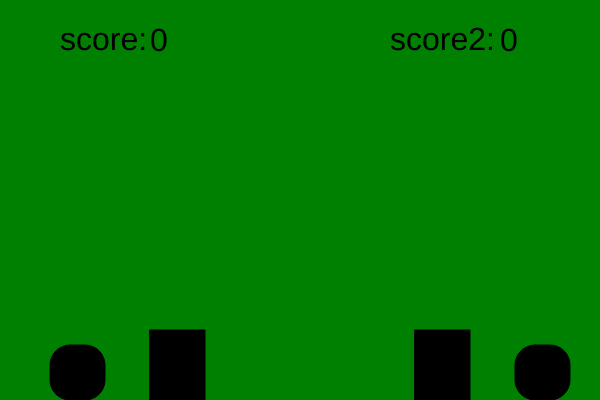
Frame 1 (no input)
Frame 60 (no input): identical to frame 1, image omitted
Frame 120 (the mouse pressed at the canvas centre since frame 60): identical to frame 1, image omitted

The p5.js sketch that drew this single still picture (run headless with seeded random() and noise() and a simulated clock; from frame 60 on, the mouse is pressed at the canvas centre):

// p5.js sketch
// ── sketch.js
let gameOver = false;
let playerLastValue = "1";
let player2 = new Player(515, 345);
let player = new Player(50, 345);
let wall = new Wall(150, 330);
let wall2 = new Wall(415, 330);
let score = 0
let score2 = 0
let shots = [];
function setup() {
  createCanvas(600, 400);
}

function draw() {
  if (gameOver) {
    background(0);
    fill("white");
    textSize(100);
    text("Game Over", 60, 150);
    textSize(50)
    text("score:", 100, 260)
    text("score2:",300, 260 )
    text(score, 233, 261)
    text(score2, 463, 261)
    text("next game: space bar", 70, 390)
    return;
  }
  background("green");
  textSize(32);
  fill("black");
  text("score:" , 60, 50 )
  text("score2:", 390, 50)
  text(score, 150, 51);
  text(score2, 500, 51);
  fill("black")
  
  player.move();
  player.draw();
  player2.move();
  player2.draw();
  wall.draw();
  wall2.draw();

  for (let i = 0; i < shots.length; i++) {
    shots[i].move();
    shots[i].draw();
    if (shots[i].collide(player)) {
      console.log("Spiel vorbei! player2 hat gewonnen!");
      score2 = score2 + 1
      gameOver = true;
      
    }
    if (shots[i].collide(player2)) {
      console.log("Spiel vorbei! player1 hat gewonnen!");
      score = score + 1
      gameOver = true;
      
    }
  
}
  }
//console.log(player.state);
//console.log(player2.state);
//console.log(shots.state);

function keyPressed() {
  if (keyCode === 87) {
    player.startJump();
  }
  if (keyCode === 68) {
    player.goright();
  }
  if (keyCode === 65) {
    player.goleft();
  }
  if (keyCode === 80) {
    player2.startJump();
  }
  if (keyCode === 222) {
    player2.goright();
  }
  if (keyCode === 76) {
    player2.goleft();
  }
  if (keyCode === 69) {
    let kugelX = player.x + 45;
    let kugelY = player.y + 25 - player.jumpOffset;
    shots.push(new Shots(kugelX, kugelY, +10));
  }
  if (keyCode === 79) {
    let kugelX = player2.x + 10;
    let kugelY = player2.y + 25 - player2.jumpOffset;
    shots.push(new Shots(kugelX, kugelY, -10));
  }
  if (keyCode === 81) {
    let kugelX = player.x + 10;
    let kugelY = player.y + 25 - player.jumpOffset;
    shots.push(new Shots(kugelX, kugelY, -10));
  }
  if (keyCode === 186) {
    let kugelX = player2.x + 45;
    let kugelY = player2.y + 25 - player2.jumpOffset;
    shots.push(new Shots(kugelX, kugelY, +10));
  }
  if (keyCode === 32 && gameOver === true) {
    // Leertaste
    player = new Player(50, 345);
    player2 = new Player(515, 345);
    shots = [];
    wall = new Wall(150, 330);
    wall2 = new Wall(415, 330);
    gameOver = false;
  }

}

// ── Player.js
class Player {
  constructor(startx, starty) {
    this.jumpOffset = 0;
    this.x = startx;
    this.y = starty;
    this.state = "standing"; //shooting, up, down, right, left
    
  }

  draw() {
    rect(this.x, this.y - this.jumpOffset, 55, 55, 20);
  }
  startJump() {
    if (
      this.state === "standing" ||
      this.state === "left" ||
      this.state === "right"
    ) {
      this.state = "up";
    }
  }
  goright() {
    if (this.state === "standing" || this.state === "left") {
      this.state = "right";
    }
  }
  goleft() {
    if (this.state === "standing" || this.state === "right") {
      this.state = "left";
    }
  }

  move() {
    if (this.state === "up") {
      this.jumpOffset = this.jumpOffset + 8;
    }
    if (this.state === "down") {
      this.jumpOffset = this.jumpOffset - 8;
    }
    if (this.jumpOffset <= 0 && this.state === "down") {
      this.state = "standing";
      this.jumpOffset = 0;
    }
    if (this.jumpOffset > 140) {
      this.state = "down";
    }
    if (this.state === "right") {
      this.x = this.x + 20;
      this.state = "standing";
    }
    if (this.state === "left") {
      this.x = this.x - 20;
      this.state = "standing";
    }
    if(this.x>=569){
    this.x = 569
    }
    if(this.x <=1){
      this.x = 1
    }
  } 
}

// ── Shots.js
class Shots {
  constructor(startx, starty, direction) {
    this.state = "flying"; // standing, flying

    console.log(startx, starty);
    this.x = startx;
    this.y = starty;
    this.direction = direction;
  }
  draw() {
    circle(this.x, this.y, 10);
  }

  move() {
    if (this.state === "flying") {
      this.x = this.x + this.direction;
    }
  }
  collide(player) {
    let collidesOnX = player.x < this.x && this.x < player.x + 55
    
    let playerY = player.y - player.jumpOffset
    let collidesOnY = playerY < this.y && this.y < playerY + 55
 
    return collidesOnX && collidesOnY;
  }
}

// ── Wall.js
class Wall {
  constructor(startx, starty){
  this.x = startx
  this.y = starty
}
  draw(){
    rect(this.x, this.y, 55, 70)
  }
  collide(Player){
    let collidesOnX = this.x
    let collidesOnY = this.y
    return collidesOnX && collidesOnY
  }
  collides(Shots){
    let collidesOnX = this.x
    let collidesOnY = this.y
    return collidesOnX && collidesOnY
  }
}
